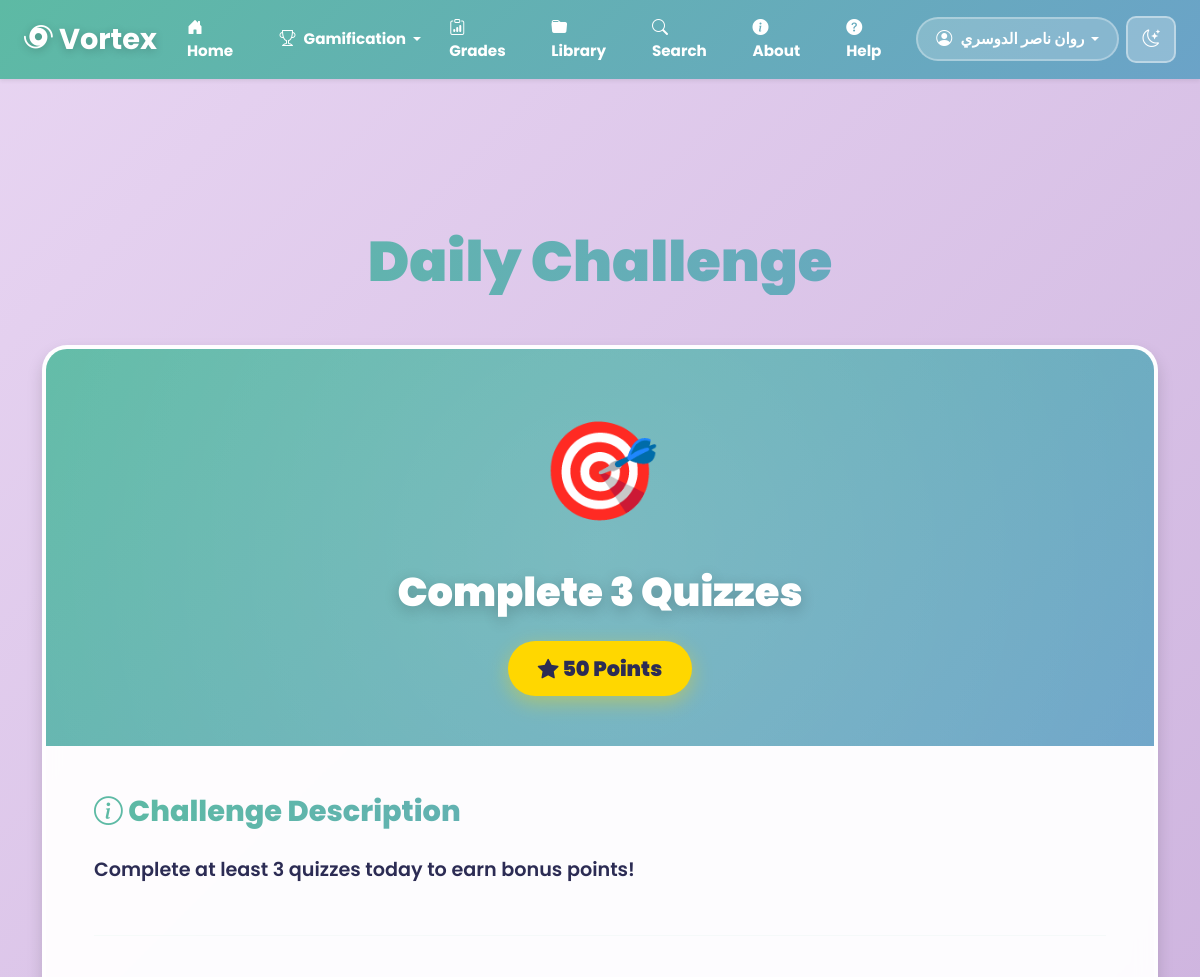
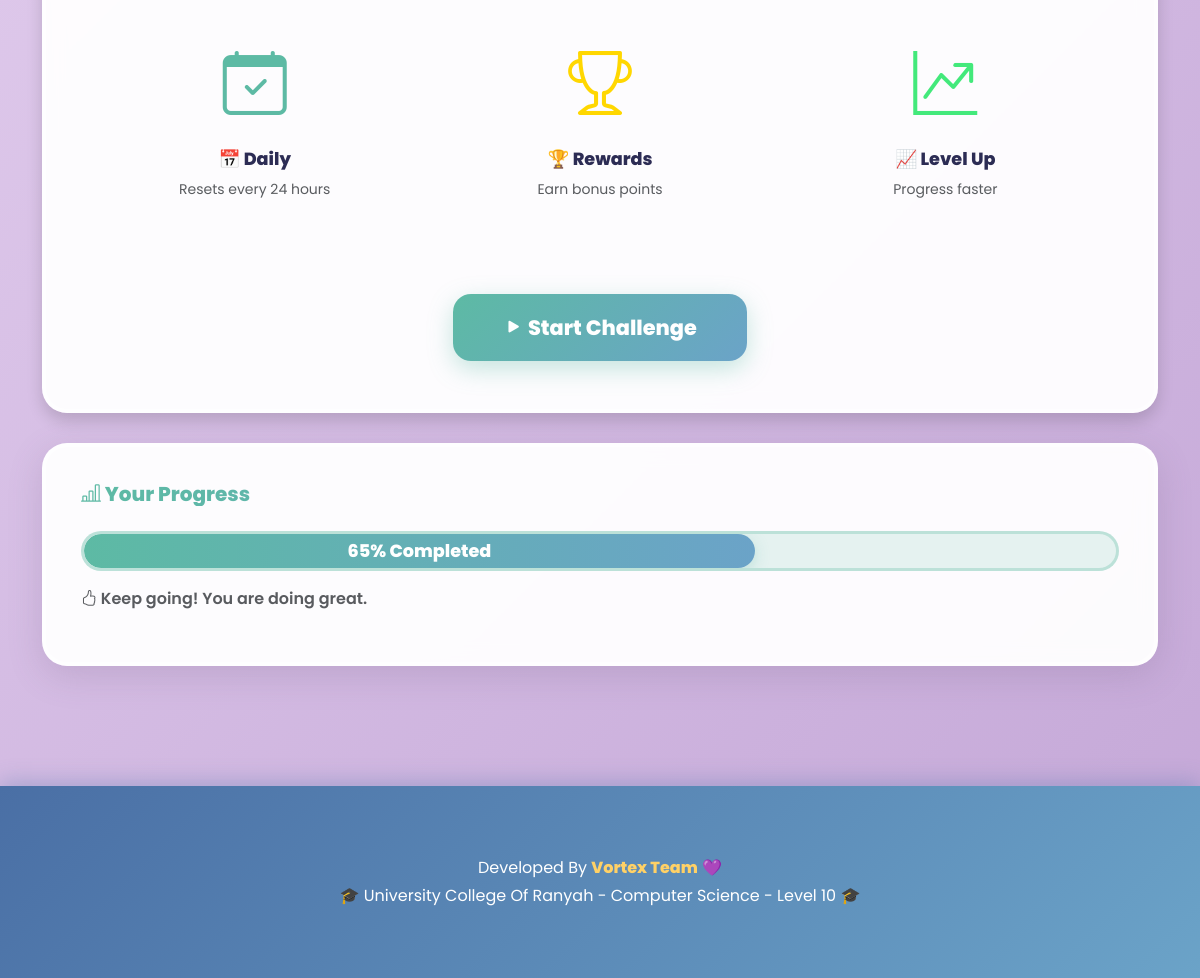
/daily-challenge (signed in), run on the app's committed database (2 pictures, top to bottom).
### models.py (models this page shows)
class User(UserMixin, db.Model):
    id = db.Column(db.Integer, primary_key=True)
    username = db.Column(db.String(80), unique=True, nullable=False)
    email = db.Column(db.String(120), unique=True, nullable=False)
    password = db.Column(db.String(200), nullable=False)
    score = db.Column(db.Integer, default=0)
    level = db.Column(db.Integer, default=1)
    created_at = db.Column(db.DateTime, default=datetime.utcnow)
    uploads = db.relationship('Upload', backref='user', lazy=True)
    quiz_results = db.relationship('QuizResult', backref='user', lazy=True)
    battle_participations = db.relationship('BattleParticipant', backref='user', lazy=True)
    reviews = db.relationship('Review', backref='user', lazy=True)

class DailyChallenge(db.Model):
    id = db.Column(db.Integer, primary_key=True)
    title = db.Column(db.String(200), nullable=False)
    description = db.Column(db.Text, nullable=False)
    points = db.Column(db.Integer, default=50)
    date = db.Column(db.Date, default=datetime.utcnow)
    active = db.Column(db.Boolean, default=True)

### app.py (the view, shortened to what this page needs)
@app.route('/daily-challenge')
@login_required
def daily_challenge():
    today = datetime.utcnow().date()
    challenge = DailyChallenge.query.filter_by(date=today, active=True).first()
    return render_template('daily_challenge.html', challenge=challenge)

### app.py (called while the page is built)
@login_manager.user_loader
def load_user(user_id):
    return User.query.get(int(user_id))

### templates/daily_challenge.html (shortened to what this page needs)
<!DOCTYPE html>
<html lang="en">
<head>
    <link href="https://cdn.jsdelivr.net/npm/bootstrap@5.3.2/dist/css/bootstrap.min.css" rel="stylesheet">
    <link href="https://cdn.jsdelivr.net/npm/bootstrap-icons/font/bootstrap-icons.css" rel="stylesheet">
</head>
<body class="light-mode">
{% include 'navbar.html' %}
<div class="container mt-5">
    <h1>Daily Challenge</h1>
    {% if challenge %}
    <div class="card shadow">
        <div class="challenge-header">
            <div class="challenge-icon">🎯</div>
            <h2>{{ challenge.title }}</h2>
            <div class="points-badge">
                <i class="bi bi-star-fill"></i> {{ challenge.points }} Points
            </div>
        </div>
        <div class="card-body p-5">
            <h5 class="mb-4">
                <i class="bi bi-info-circle"></i> Challenge Description
            </h5>
            <p class="lead">{{ challenge.description }}</p>
            <hr class="my-5" style="border-color: rgba(93, 186, 164, 0.2);">
            <div class="row text-center">
                <div class="col-md-4">
                    <div class="feature-box">
                        <i class="bi bi-calendar-check" style="font-size: 4rem; color: var(--teal);"></i>
                        <h6 class="mt-3">📅 Daily</h6>
                        <p class="text-muted small">Resets every 24 hours</p>
                    </div>
                </div>
                <div class="col-md-4">
                    <div class="feature-box">
                        <i class="bi bi-trophy" style="font-size: 4rem; color: var(--gold);"></i>
                        <h6 class="mt-3">🏆 Rewards</h6>
                        <p class="text-muted small">Earn bonus points</p>
                    </div>
                </div>
                <div class="col-md-4">
                    <div class="feature-box">
                        <i class="bi bi-graph-up-arrow" style="font-size: 4rem; color: #43e97b;"></i>
                        <h6 class="mt-3">📈 Level Up</h6>
                        <p class="text-muted small">Progress faster</p>
                    </div>
                </div>
            </div>
            <div class="text-center mt-5">
                <a href="{{ url_for('home') }}" class="btn btn-primary btn-lg">
                    <i class="bi bi-play-fill"></i> Start Challenge
                </a>
            </div>
        </div>
    </div>
    <div class="progress-card">
        <h5>
            <i class="bi bi-bar-chart-line"></i> Your Progress
        </h5>
        <div class="progress mb-3">
            <div class="progress-bar" role="progressbar" style="width: 65%">
                65% Completed
            </div>
        </div>
        <p class="text-muted" style="font-weight: 600; font-size: 1rem;">
            <i class="bi bi-hand-thumbs-up"></i> Keep going! You are doing great.
        </p>
    </div>
    {% endif %}
</div>
<footer>
    <div class="container text-center">
        <p class="mb-1">Developed By <strong>Vortex Team</strong> 💜</p>
        <p class="mb-0">🎓 University College Of Ranyah - Computer Science - Level 10 🎓</p>
    </div>
</footer>
</body>
</html>

### templates/navbar.html (shortened to what this page needs)
<nav class="navbar navbar-expand-lg px-4 shadow-sm">
    <a class="navbar-brand fw-bold" href="{{ url_for('home') }}">
        <i class="bi bi-hurricane"></i> Vortex
    </a>
    <div class="collapse navbar-collapse" id="navbarMenu">
        <ul class="navbar-nav ms-auto align-items-center">
            <li class="nav-item">
                <a class="nav-link" href="{{ url_for('home') }}">
                    <i class="bi bi-house-door-fill"></i> Home
                </a>
            </li>
            {% if current_user.is_authenticated %}
            <li class="nav-item dropdown">
                <a class="nav-link dropdown-toggle" href="#" id="gamificationDropdown"
                   role="button" data-bs-toggle="dropdown" aria-expanded="false">
                    <i class="bi bi-trophy"></i> Gamification
                </a>
            </li>
            <li class="nav-item">
                <a class="nav-link" href="{{ url_for('grading_center') }}">
                    <i class="bi bi-clipboard-data"></i> Grades
                </a>
            </li>
            <li class="nav-item">
                <a class="nav-link" href="{{ url_for('shared_library') }}">
                    <i class="bi bi-folder-fill"></i> Library
                </a>
            </li>
            <li class="nav-item">
                <a class="nav-link" href="{{ url_for('search') }}">
                    <i class="bi bi-search"></i> Search
                </a>
            </li>
            {% endif %}
            <li class="nav-item">
                <a class="nav-link" href="{{ url_for('about') }}">
                    <i class="bi bi-info-circle-fill"></i> About
                </a>
            </li>
            <li class="nav-item">
                <a class="nav-link" href="{{ url_for('help_page') }}">
                    <i class="bi bi-question-circle-fill"></i> Help
                </a>
            </li>
            {% if current_user.is_authenticated %}
            <li class="nav-item dropdown">
                <a class="nav-link dropdown-toggle user-dropdown" href="#" id="userDropdown"
                   role="button" data-bs-toggle="dropdown" aria-expanded="false">
                    <i class="bi bi-person-circle"></i> {{ current_user.username }}
                </a>
            </li>
            {% endif %}
            <li class="nav-item">
                <button id="toggle-mode" class="btn btn-mode">
                    <i class="bi bi-moon-stars"></i>
                </button>
            </li>
        </ul>
    </div>
</nav>

### templates/daily_challenge.html (style rules this page uses)
:root { --bg-lavender: #E8D5F2; --bg-purple: #C4A7D7; --teal: #5DBAA4; --teal-light: #7DD3BD; --yellow: #FFD166; --gold: #FFD700; --pink: #FFB3BA; --coral: #FF9AA2; --blue: #6BA3C8; --navy: #4A6FA5; --text: #2C2C54; }
* { font-family: 'Poppins', 'Cairo', sans-serif; }
body.light-mode { background: linear-gradient(135deg, var(--bg-lavender) 0%, var(--bg-purple) 100%); color: var(--text); min-height: 100vh; }
.container { padding-top: 40px; padding-bottom: 40px; }
h1 { font-size: 3.5rem; font-weight: 900; text-align: center; margin-bottom: 50px; background: linear-gradient(90deg, var(--teal), var(--blue)); -webkit-background-clip: text; -webkit-text-fill-color: transparent; position: relative; padding-top: 60px; }
h1::before { content: '🎯'; position: absolute; top: 0; left: 50%; transform: translateX(-50%); font-size: 4rem; animation: bounce 2s ease-in-out infinite; }
.card { background: rgba(255, 255, 255, 0.95); backdrop-filter: blur(10px); border-radius: 25px; border: 4px solid rgba(255, 255, 255, 0.6); box-shadow: 0 10px 35px rgba(108, 91, 123, 0.2); overflow: hidden; }
.challenge-header { background: linear-gradient(135deg, var(--teal), var(--blue)); color: white; padding: 50px 40px; text-align: center; position: relative; overflow: hidden; }
.challenge-header::before { content: ''; position: absolute; top: -50%; left: -50%; width: 200%; height: 200%; background: radial-gradient(circle, rgba(255,255,255,0.15) 0%, transparent 70%); animation: pulse 3s ease-in-out infinite; }
.challenge-icon { font-size: 6rem; margin-bottom: 25px; animation: float 3s ease-in-out infinite; position: relative; z-index: 1; }
.challenge-header h2 { font-weight: 900; font-size: 2.5rem; text-shadow: 0 4px 15px rgba(0,0,0,0.2); margin-bottom: 25px; position: relative; z-index: 1; }
.points-badge { background: var(--gold); color: var(--text); padding: 12px 30px; border-radius: 50px; font-weight: 900; font-size: 1.3rem; display: inline-block; box-shadow: 0 6px 20px rgba(255, 215, 0, 0.4); position: relative; z-index: 1; animation: sparkle 2s ease-in-out infinite; }
.card h5 { background: linear-gradient(90deg, var(--teal), var(--blue)); -webkit-background-clip: text; -webkit-text-fill-color: transparent; font-weight: 800; font-size: 1.8rem; }
.lead { font-size: 1.2rem; font-weight: 600; color: var(--text); line-height: 1.8; }
.feature-box { padding: 30px 20px; transition: all 0.3s ease; border-radius: 20px; }
.feature-box i { animation: float 3s ease-in-out infinite; }
.feature-box:nth-child(1) i { animation-delay: 0s; }
.feature-box h6 { font-weight: 800; font-size: 1.1rem; color: var(--text); margin-top: 15px; }
.progress-card { background: rgba(255, 255, 255, 0.95); backdrop-filter: blur(10px); border-radius: 25px; border: 4px solid rgba(255, 255, 255, 0.6); box-shadow: 0 10px 35px rgba(108, 91, 123, 0.2); padding: 35px; margin-top: 30px; }
.progress-card h5 { background: linear-gradient(90deg, var(--teal), var(--blue)); -webkit-background-clip: text; -webkit-text-fill-color: transparent; font-weight: 800; margin-bottom: 25px; }
.progress { height: 40px; border-radius: 25px; background: rgba(93, 186, 164, 0.15); overflow: hidden; border: 3px solid rgba(93, 186, 164, 0.3); }
.progress-bar { background: linear-gradient(90deg, var(--teal), var(--blue)); border-radius: 25px; font-weight: 800; font-size: 1.1rem; display: flex; align-items: center; justify-content: center; box-shadow: 0 4px 15px rgba(93, 186, 164, 0.3); }
.btn-primary { background: linear-gradient(135deg, var(--teal), var(--blue)); border: none; border-radius: 18px; padding: 18px 50px; font-weight: 800; font-size: 1.3rem; box-shadow: 0 8px 25px rgba(93, 186, 164, 0.35); transition: all 0.3s ease; }
footer { background: linear-gradient(135deg, var(--navy), var(--blue)); color: white; padding: 30px 0; margin-top: 80px; text-align: center; box-shadow: 0 -5px 20px rgba(74, 111, 165, 0.3); }
footer strong { color: var(--yellow); font-weight: 800; }

### data on the page
User: username "روان ناصر الدوسري"
DailyChallenge: title "Complete 3 Quizzes", points "50", description "Complete at least 3 quizzes today to earn bonus points!"
